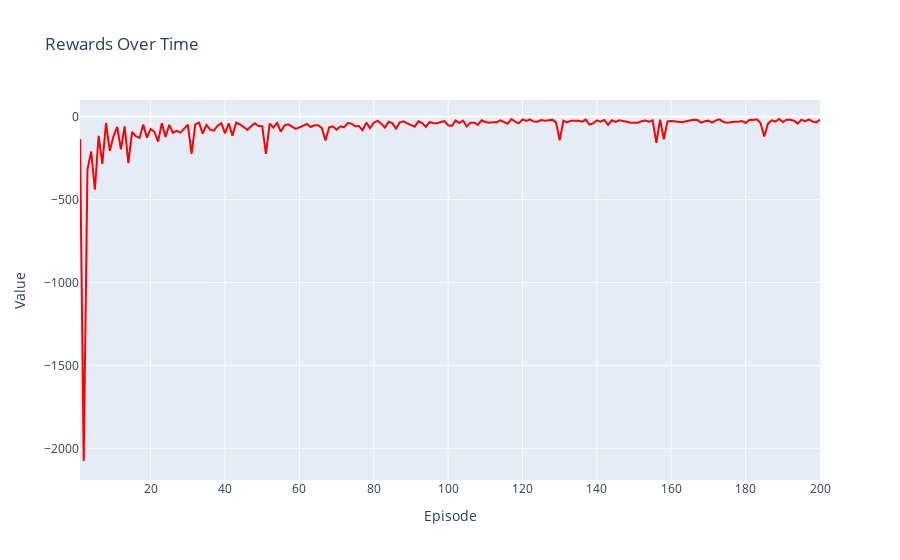

The notebook cell saved with this chart:
### Code cell
visualize(rewards, list(range(1, num_episodes+1)), 'Rewards')

### Figure 1 — Plotly figure (JSON) as saved in the notebook; plotly's stock layout.template omitted (floating-point values rounded to 4 significant figures; data arrays with more than 128 entries replaced by an {"elided": "..."} marker saying what was removed)
{"data": [{"line": {"color": "red"}, "mode": "lines", "name": "Rewards", "type": "scatter", "x": {"elided": "200 int values"}, "y": {"elided": "200 int values"}}], "layout": {"autosize": true, "legend": {"title": {"text": "Legend"}}, "title": {"text": "Rewards Over Time"}, "xaxis": {"autorange": true, "range": [1, 200], "title": {"text": "Episode"}, "type": "linear"}, "yaxis": {"autorange": true, "range": [-2188.0, 99.39], "title": {"text": "Value"}, "type": "linear"}}}
